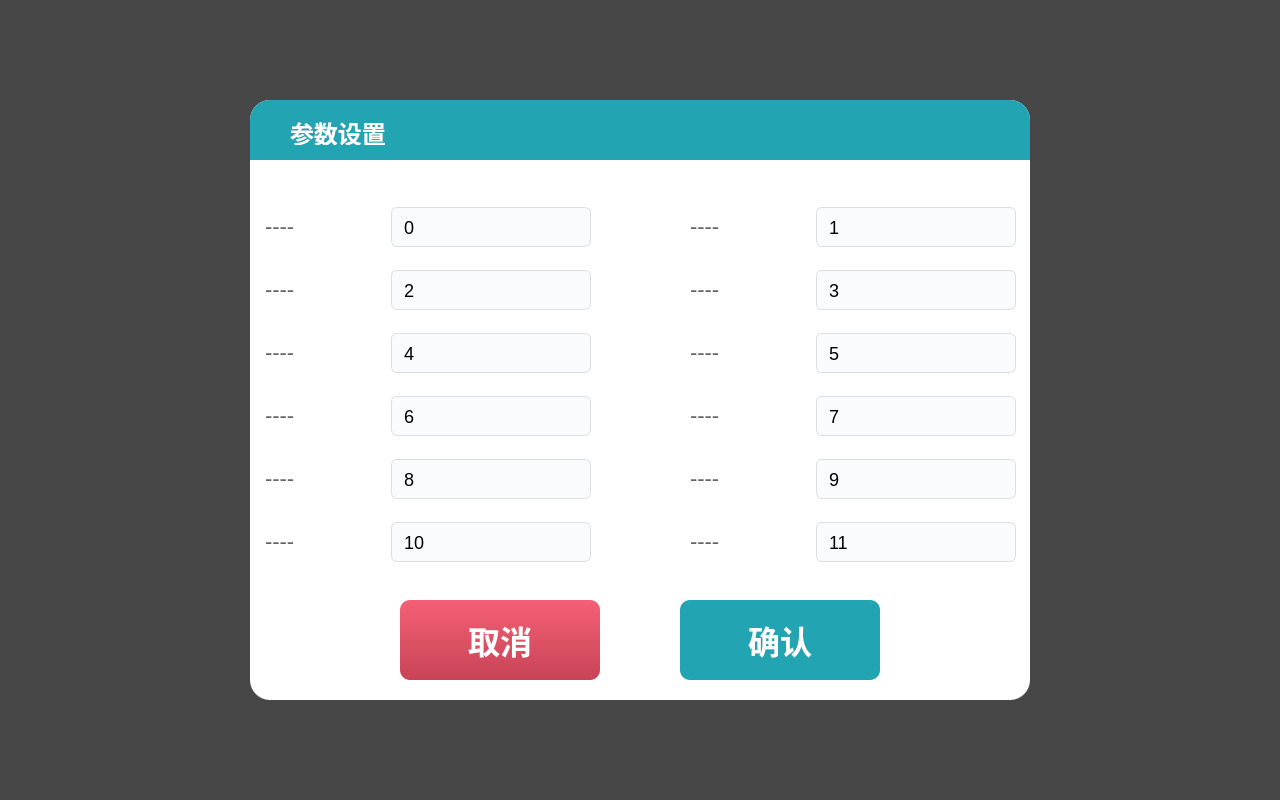
<?xml version="1.0" encoding="UTF-8"?>
<ui version="4.0">
 <class>DReagentParams</class>
 <widget class="QWidget" name="DReagentParams">
  <property name="geometry">
   <rect>
    <x>0</x>
    <y>0</y>
    <width>1280</width>
    <height>800</height>
   </rect>
  </property>
  <property name="windowTitle">
   <string>Form</string>
  </property>
  <property name="styleSheet">
   <string notr="true">image: none;
background: none;

background-color: rgba(0, 0, 0, 120);</string>
  </property>
  <layout class="QGridLayout" name="gridLayout">
   <item row="2" column="1">
    <spacer name="verticalSpacer_2">
     <property name="orientation">
      <enum>Qt::Vertical</enum>
     </property>
     <property name="sizeHint" stdset="0">
      <size>
       <width>20</width>
       <height>132</height>
      </size>
     </property>
    </spacer>
   </item>
   <item row="1" column="0">
    <spacer name="horizontalSpacer">
     <property name="orientation">
      <enum>Qt::Horizontal</enum>
     </property>
     <property name="sizeHint" stdset="0">
      <size>
       <width>232</width>
       <height>20</height>
      </size>
     </property>
    </spacer>
   </item>
   <item row="1" column="2">
    <spacer name="horizontalSpacer_2">
     <property name="orientation">
      <enum>Qt::Horizontal</enum>
     </property>
     <property name="sizeHint" stdset="0">
      <size>
       <width>232</width>
       <height>20</height>
      </size>
     </property>
    </spacer>
   </item>
   <item row="0" column="1">
    <spacer name="verticalSpacer">
     <property name="orientation">
      <enum>Qt::Vertical</enum>
     </property>
     <property name="sizeHint" stdset="0">
      <size>
       <width>20</width>
       <height>132</height>
      </size>
     </property>
    </spacer>
   </item>
   <item row="1" column="1">
    <widget class="QWidget" name="widget" native="true">
     <property name="minimumSize">
      <size>
       <width>780</width>
       <height>600</height>
      </size>
     </property>
     <property name="styleSheet">
      <string notr="true">image: none;
border-image: none;
background-image: none;

background: #FFFFFF;
border-radius: 20px;</string>
     </property>
     <widget class="QLabel" name="label_name">
      <property name="geometry">
       <rect>
        <x>40</x>
        <y>20</y>
        <width>241</width>
        <height>25</height>
       </rect>
      </property>
      <property name="styleSheet">
       <string notr="true">background: transparent;

width: 46px;
height: 23px;
font-family: PingFang SC;
font-weight: 500;
font-size: 24px;
color: #ffffff;
line-height: 34px;</string>
      </property>
      <property name="text">
       <string>参数设置</string>
      </property>
     </widget>
     <widget class="QWidget" name="layoutWidget">
      <property name="geometry">
       <rect>
        <x>15</x>
        <y>90</y>
        <width>751</width>
        <height>391</height>
       </rect>
      </property>
      <layout class="QGridLayout" name="gridLayout_2">
       <item row="3" column="1">
        <widget class="QLineEdit" name="edit_params_6">
         <property name="sizePolicy">
          <sizepolicy hsizetype="Fixed" vsizetype="Fixed">
           <horstretch>0</horstretch>
           <verstretch>0</verstretch>
          </sizepolicy>
         </property>
         <property name="minimumSize">
          <size>
           <width>200</width>
           <height>40</height>
          </size>
         </property>
         <property name="maximumSize">
          <size>
           <width>200</width>
           <height>40</height>
          </size>
         </property>
         <property name="styleSheet">
          <string notr="true">background: #FAFBFC;
border: 1px solid #DCDEE0;
border-radius: 6px;
font-size: 18px;
font-family: &quot;PingFang SC&quot;;
padding-left: 10px;</string>
         </property>
         <property name="text">
          <string>6</string>
         </property>
        </widget>
       </item>
       <item row="4" column="0">
        <widget class="QLabel" name="label_paramsName_8">
         <property name="sizePolicy">
          <sizepolicy hsizetype="Fixed" vsizetype="Minimum">
           <horstretch>0</horstretch>
           <verstretch>0</verstretch>
          </sizepolicy>
         </property>
         <property name="minimumSize">
          <size>
           <width>120</width>
           <height>25</height>
          </size>
         </property>
         <property name="maximumSize">
          <size>
           <width>120</width>
           <height>25</height>
          </size>
         </property>
         <property name="styleSheet">
          <string notr="true">font-size: 22px;
font-family: &quot;PingFang SC&quot;;
color: #666666;
</string>
         </property>
         <property name="text">
          <string>----</string>
         </property>
        </widget>
       </item>
       <item row="0" column="1">
        <widget class="QLineEdit" name="edit_params_0">
         <property name="sizePolicy">
          <sizepolicy hsizetype="Fixed" vsizetype="Fixed">
           <horstretch>0</horstretch>
           <verstretch>0</verstretch>
          </sizepolicy>
         </property>
         <property name="minimumSize">
          <size>
           <width>200</width>
           <height>40</height>
          </size>
         </property>
         <property name="maximumSize">
          <size>
           <width>200</width>
           <height>40</height>
          </size>
         </property>
         <property name="styleSheet">
          <string notr="true">background: #FAFBFC;
border: 1px solid #DCDEE0;
border-radius: 6px;
font-size: 18px;
font-family: &quot;PingFang SC&quot;;
padding-left: 10px;</string>
         </property>
         <property name="text">
          <string>0</string>
         </property>
        </widget>
       </item>
       <item row="3" column="3">
        <widget class="QLabel" name="label_paramsName_7">
         <property name="sizePolicy">
          <sizepolicy hsizetype="Fixed" vsizetype="Minimum">
           <horstretch>0</horstretch>
           <verstretch>0</verstretch>
          </sizepolicy>
         </property>
         <property name="minimumSize">
          <size>
           <width>120</width>
           <height>25</height>
          </size>
         </property>
         <property name="maximumSize">
          <size>
           <width>120</width>
           <height>25</height>
          </size>
         </property>
         <property name="styleSheet">
          <string notr="true">font-size: 22px;
font-family: &quot;PingFang SC&quot;;
color: #666666;
</string>
         </property>
         <property name="text">
          <string>----</string>
         </property>
        </widget>
       </item>
       <item row="0" column="3">
        <widget class="QLabel" name="label_paramsName_1">
         <property name="sizePolicy">
          <sizepolicy hsizetype="Fixed" vsizetype="Minimum">
           <horstretch>0</horstretch>
           <verstretch>0</verstretch>
          </sizepolicy>
         </property>
         <property name="minimumSize">
          <size>
           <width>120</width>
           <height>25</height>
          </size>
         </property>
         <property name="maximumSize">
          <size>
           <width>120</width>
           <height>25</height>
          </size>
         </property>
         <property name="styleSheet">
          <string notr="true">font-size: 22px;
font-family: &quot;PingFang SC&quot;;
color: #666666;
</string>
         </property>
         <property name="text">
          <string>----</string>
         </property>
        </widget>
       </item>
       <item row="0" column="4">
        <widget class="QLineEdit" name="edit_params_1">
         <property name="sizePolicy">
          <sizepolicy hsizetype="Fixed" vsizetype="Fixed">
           <horstretch>0</horstretch>
           <verstretch>0</verstretch>
          </sizepolicy>
         </property>
         <property name="minimumSize">
          <size>
           <width>200</width>
           <height>40</height>
          </size>
         </property>
         <property name="maximumSize">
          <size>
           <width>200</width>
           <height>40</height>
          </size>
         </property>
         <property name="styleSheet">
          <string notr="true">background: #FAFBFC;
border: 1px solid #DCDEE0;
border-radius: 6px;
font-size: 18px;
font-family: &quot;PingFang SC&quot;;
padding-left: 10px;</string>
         </property>
         <property name="text">
          <string>1</string>
         </property>
        </widget>
       </item>
       <item row="5" column="0">
        <widget class="QLabel" name="label_paramsName_10">
         <property name="sizePolicy">
          <sizepolicy hsizetype="Fixed" vsizetype="Minimum">
           <horstretch>0</horstretch>
           <verstretch>0</verstretch>
          </sizepolicy>
         </property>
         <property name="minimumSize">
          <size>
           <width>120</width>
           <height>25</height>
          </size>
         </property>
         <property name="maximumSize">
          <size>
           <width>120</width>
           <height>25</height>
          </size>
         </property>
         <property name="styleSheet">
          <string notr="true">font-size: 22px;
font-family: &quot;PingFang SC&quot;;
color: #666666;
</string>
         </property>
         <property name="text">
          <string>----</string>
         </property>
        </widget>
       </item>
       <item row="2" column="4">
        <widget class="QLineEdit" name="edit_params_5">
         <property name="sizePolicy">
          <sizepolicy hsizetype="Fixed" vsizetype="Fixed">
           <horstretch>0</horstretch>
           <verstretch>0</verstretch>
          </sizepolicy>
         </property>
         <property name="minimumSize">
          <size>
           <width>200</width>
           <height>40</height>
          </size>
         </property>
         <property name="maximumSize">
          <size>
           <width>200</width>
           <height>40</height>
          </size>
         </property>
         <property name="styleSheet">
          <string notr="true">background: #FAFBFC;
border: 1px solid #DCDEE0;
border-radius: 6px;
font-size: 18px;
font-family: &quot;PingFang SC&quot;;
padding-left: 10px;</string>
         </property>
         <property name="text">
          <string>5</string>
         </property>
        </widget>
       </item>
       <item row="5" column="4">
        <widget class="QLineEdit" name="edit_params_11">
         <property name="sizePolicy">
          <sizepolicy hsizetype="Fixed" vsizetype="Fixed">
           <horstretch>0</horstretch>
           <verstretch>0</verstretch>
          </sizepolicy>
         </property>
         <property name="minimumSize">
          <size>
           <width>200</width>
           <height>40</height>
          </size>
         </property>
         <property name="maximumSize">
          <size>
           <width>200</width>
           <height>40</height>
          </size>
         </property>
         <property name="styleSheet">
          <string notr="true">background: #FAFBFC;
border: 1px solid #DCDEE0;
border-radius: 6px;
font-size: 18px;
font-family: &quot;PingFang SC&quot;;
padding-left: 10px;</string>
         </property>
         <property name="text">
          <string>11</string>
         </property>
        </widget>
       </item>
       <item row="5" column="1">
        <widget class="QLineEdit" name="edit_params_10">
         <property name="sizePolicy">
          <sizepolicy hsizetype="Fixed" vsizetype="Fixed">
           <horstretch>0</horstretch>
           <verstretch>0</verstretch>
          </sizepolicy>
         </property>
         <property name="minimumSize">
          <size>
           <width>200</width>
           <height>40</height>
          </size>
         </property>
         <property name="maximumSize">
          <size>
           <width>200</width>
           <height>40</height>
          </size>
         </property>
         <property name="styleSheet">
          <string notr="true">background: #FAFBFC;
border: 1px solid #DCDEE0;
border-radius: 6px;
font-size: 18px;
font-family: &quot;PingFang SC&quot;;
padding-left: 10px;</string>
         </property>
         <property name="text">
          <string>10</string>
         </property>
        </widget>
       </item>
       <item row="5" column="3">
        <widget class="QLabel" name="label_paramsName_11">
         <property name="sizePolicy">
          <sizepolicy hsizetype="Fixed" vsizetype="Minimum">
           <horstretch>0</horstretch>
           <verstretch>0</verstretch>
          </sizepolicy>
         </property>
         <property name="minimumSize">
          <size>
           <width>120</width>
           <height>25</height>
          </size>
         </property>
         <property name="maximumSize">
          <size>
           <width>120</width>
           <height>25</height>
          </size>
         </property>
         <property name="styleSheet">
          <string notr="true">font-size: 22px;
font-family: &quot;PingFang SC&quot;;
color: #666666;
</string>
         </property>
         <property name="text">
          <string>----</string>
         </property>
        </widget>
       </item>
       <item row="4" column="1">
        <widget class="QLineEdit" name="edit_params_8">
         <property name="sizePolicy">
          <sizepolicy hsizetype="Fixed" vsizetype="Fixed">
           <horstretch>0</horstretch>
           <verstretch>0</verstretch>
          </sizepolicy>
         </property>
         <property name="minimumSize">
          <size>
           <width>200</width>
           <height>40</height>
          </size>
         </property>
         <property name="maximumSize">
          <size>
           <width>200</width>
           <height>40</height>
          </size>
         </property>
         <property name="styleSheet">
          <string notr="true">background: #FAFBFC;
border: 1px solid #DCDEE0;
border-radius: 6px;
font-size: 18px;
font-family: &quot;PingFang SC&quot;;
padding-left: 10px;</string>
         </property>
         <property name="text">
          <string>8</string>
         </property>
        </widget>
       </item>
       <item row="1" column="1">
        <widget class="QLineEdit" name="edit_params_2">
         <property name="sizePolicy">
          <sizepolicy hsizetype="Fixed" vsizetype="Fixed">
           <horstretch>0</horstretch>
           <verstretch>0</verstretch>
          </sizepolicy>
         </property>
         <property name="minimumSize">
          <size>
           <width>200</width>
           <height>40</height>
          </size>
         </property>
         <property name="maximumSize">
          <size>
           <width>200</width>
           <height>40</height>
          </size>
         </property>
         <property name="styleSheet">
          <string notr="true">background: #FAFBFC;
border: 1px solid #DCDEE0;
border-radius: 6px;
font-size: 18px;
font-family: &quot;PingFang SC&quot;;
padding-left: 10px;</string>
         </property>
         <property name="text">
          <string>2</string>
         </property>
        </widget>
       </item>
       <item row="4" column="3">
        <widget class="QLabel" name="label_paramsName_9">
         <property name="sizePolicy">
          <sizepolicy hsizetype="Fixed" vsizetype="Minimum">
           <horstretch>0</horstretch>
           <verstretch>0</verstretch>
          </sizepolicy>
         </property>
         <property name="minimumSize">
          <size>
           <width>120</width>
           <height>25</height>
          </size>
         </property>
         <property name="maximumSize">
          <size>
           <width>120</width>
           <height>25</height>
          </size>
         </property>
         <property name="styleSheet">
          <string notr="true">font-size: 22px;
font-family: &quot;PingFang SC&quot;;
color: #666666;
</string>
         </property>
         <property name="text">
          <string>----</string>
         </property>
        </widget>
       </item>
       <item row="4" column="4">
        <widget class="QLineEdit" name="edit_params_9">
         <property name="sizePolicy">
          <sizepolicy hsizetype="Fixed" vsizetype="Fixed">
           <horstretch>0</horstretch>
           <verstretch>0</verstretch>
          </sizepolicy>
         </property>
         <property name="minimumSize">
          <size>
           <width>200</width>
           <height>40</height>
          </size>
         </property>
         <property name="maximumSize">
          <size>
           <width>200</width>
           <height>40</height>
          </size>
         </property>
         <property name="styleSheet">
          <string notr="true">background: #FAFBFC;
border: 1px solid #DCDEE0;
border-radius: 6px;
font-size: 18px;
font-family: &quot;PingFang SC&quot;;
padding-left: 10px;</string>
         </property>
         <property name="text">
          <string>9</string>
         </property>
        </widget>
       </item>
       <item row="3" column="0">
        <widget class="QLabel" name="label_paramsName_6">
         <property name="sizePolicy">
          <sizepolicy hsizetype="Fixed" vsizetype="Minimum">
           <horstretch>0</horstretch>
           <verstretch>0</verstretch>
          </sizepolicy>
         </property>
         <property name="minimumSize">
          <size>
           <width>120</width>
           <height>25</height>
          </size>
         </property>
         <property name="maximumSize">
          <size>
           <width>120</width>
           <height>25</height>
          </size>
         </property>
         <property name="styleSheet">
          <string notr="true">font-size: 22px;
font-family: &quot;PingFang SC&quot;;
color: #666666;
</string>
         </property>
         <property name="text">
          <string>----</string>
         </property>
        </widget>
       </item>
       <item row="1" column="4">
        <widget class="QLineEdit" name="edit_params_3">
         <property name="sizePolicy">
          <sizepolicy hsizetype="Fixed" vsizetype="Fixed">
           <horstretch>0</horstretch>
           <verstretch>0</verstretch>
          </sizepolicy>
         </property>
         <property name="minimumSize">
          <size>
           <width>200</width>
           <height>40</height>
          </size>
         </property>
         <property name="maximumSize">
          <size>
           <width>200</width>
           <height>40</height>
          </size>
         </property>
         <property name="styleSheet">
          <string notr="true">background: #FAFBFC;
border: 1px solid #DCDEE0;
border-radius: 6px;
font-size: 18px;
font-family: &quot;PingFang SC&quot;;
padding-left: 10px;</string>
         </property>
         <property name="text">
          <string>3</string>
         </property>
        </widget>
       </item>
       <item row="3" column="4">
        <widget class="QLineEdit" name="edit_params_7">
         <property name="sizePolicy">
          <sizepolicy hsizetype="Fixed" vsizetype="Fixed">
           <horstretch>0</horstretch>
           <verstretch>0</verstretch>
          </sizepolicy>
         </property>
         <property name="minimumSize">
          <size>
           <width>200</width>
           <height>40</height>
          </size>
         </property>
         <property name="maximumSize">
          <size>
           <width>200</width>
           <height>40</height>
          </size>
         </property>
         <property name="styleSheet">
          <string notr="true">background: #FAFBFC;
border: 1px solid #DCDEE0;
border-radius: 6px;
font-size: 18px;
font-family: &quot;PingFang SC&quot;;
padding-left: 10px;</string>
         </property>
         <property name="text">
          <string>7</string>
         </property>
        </widget>
       </item>
       <item row="1" column="3">
        <widget class="QLabel" name="label_paramsName_3">
         <property name="sizePolicy">
          <sizepolicy hsizetype="Fixed" vsizetype="Minimum">
           <horstretch>0</horstretch>
           <verstretch>0</verstretch>
          </sizepolicy>
         </property>
         <property name="minimumSize">
          <size>
           <width>120</width>
           <height>25</height>
          </size>
         </property>
         <property name="maximumSize">
          <size>
           <width>120</width>
           <height>25</height>
          </size>
         </property>
         <property name="styleSheet">
          <string notr="true">font-size: 22px;
font-family: &quot;PingFang SC&quot;;
color: #666666;
</string>
         </property>
         <property name="text">
          <string>----</string>
         </property>
        </widget>
       </item>
       <item row="2" column="3">
        <widget class="QLabel" name="label_paramsName_5">
         <property name="sizePolicy">
          <sizepolicy hsizetype="Fixed" vsizetype="Minimum">
           <horstretch>0</horstretch>
           <verstretch>0</verstretch>
          </sizepolicy>
         </property>
         <property name="minimumSize">
          <size>
           <width>120</width>
           <height>25</height>
          </size>
         </property>
         <property name="maximumSize">
          <size>
           <width>120</width>
           <height>25</height>
          </size>
         </property>
         <property name="styleSheet">
          <string notr="true">font-size: 22px;
font-family: &quot;PingFang SC&quot;;
color: #666666;
</string>
         </property>
         <property name="text">
          <string>----</string>
         </property>
        </widget>
       </item>
       <item row="1" column="0">
        <widget class="QLabel" name="label_paramsName_2">
         <property name="sizePolicy">
          <sizepolicy hsizetype="Fixed" vsizetype="Minimum">
           <horstretch>0</horstretch>
           <verstretch>0</verstretch>
          </sizepolicy>
         </property>
         <property name="minimumSize">
          <size>
           <width>120</width>
           <height>25</height>
          </size>
         </property>
         <property name="maximumSize">
          <size>
           <width>120</width>
           <height>25</height>
          </size>
         </property>
         <property name="styleSheet">
          <string notr="true">font-size: 22px;
font-family: &quot;PingFang SC&quot;;
color: #666666;
</string>
         </property>
         <property name="text">
          <string>----</string>
         </property>
        </widget>
       </item>
       <item row="2" column="1">
        <widget class="QLineEdit" name="edit_params_4">
         <property name="sizePolicy">
          <sizepolicy hsizetype="Fixed" vsizetype="Fixed">
           <horstretch>0</horstretch>
           <verstretch>0</verstretch>
          </sizepolicy>
         </property>
         <property name="minimumSize">
          <size>
           <width>200</width>
           <height>40</height>
          </size>
         </property>
         <property name="maximumSize">
          <size>
           <width>200</width>
           <height>40</height>
          </size>
         </property>
         <property name="styleSheet">
          <string notr="true">background: #FAFBFC;
border: 1px solid #DCDEE0;
border-radius: 6px;
font-size: 18px;
font-family: &quot;PingFang SC&quot;;
padding-left: 10px;</string>
         </property>
         <property name="text">
          <string>4</string>
         </property>
        </widget>
       </item>
       <item row="2" column="0">
        <widget class="QLabel" name="label_paramsName_4">
         <property name="sizePolicy">
          <sizepolicy hsizetype="Fixed" vsizetype="Minimum">
           <horstretch>0</horstretch>
           <verstretch>0</verstretch>
          </sizepolicy>
         </property>
         <property name="minimumSize">
          <size>
           <width>120</width>
           <height>25</height>
          </size>
         </property>
         <property name="maximumSize">
          <size>
           <width>120</width>
           <height>25</height>
          </size>
         </property>
         <property name="styleSheet">
          <string notr="true">font-size: 22px;
font-family: &quot;PingFang SC&quot;;
color: #666666;
</string>
         </property>
         <property name="text">
          <string>----</string>
         </property>
        </widget>
       </item>
       <item row="0" column="0">
        <widget class="QLabel" name="label_paramsName_0">
         <property name="sizePolicy">
          <sizepolicy hsizetype="Fixed" vsizetype="Minimum">
           <horstretch>0</horstretch>
           <verstretch>0</verstretch>
          </sizepolicy>
         </property>
         <property name="minimumSize">
          <size>
           <width>120</width>
           <height>25</height>
          </size>
         </property>
         <property name="maximumSize">
          <size>
           <width>120</width>
           <height>25</height>
          </size>
         </property>
         <property name="styleSheet">
          <string notr="true">font-size: 22px;
font-family: &quot;PingFang SC&quot;;
color: #666666;
</string>
         </property>
         <property name="text">
          <string>----</string>
         </property>
        </widget>
       </item>
       <item row="0" column="2">
        <spacer name="horizontalSpacer_3">
         <property name="orientation">
          <enum>Qt::Horizontal</enum>
         </property>
         <property name="sizeHint" stdset="0">
          <size>
           <width>40</width>
           <height>20</height>
          </size>
         </property>
        </spacer>
       </item>
      </layout>
     </widget>
     <widget class="QPushButton" name="btn_no">
      <property name="geometry">
       <rect>
        <x>150</x>
        <y>500</y>
        <width>200</width>
        <height>80</height>
       </rect>
      </property>
      <property name="sizePolicy">
       <sizepolicy hsizetype="Expanding" vsizetype="Expanding">
        <horstretch>0</horstretch>
        <verstretch>0</verstretch>
       </sizepolicy>
      </property>
      <property name="maximumSize">
       <size>
        <width>1111</width>
        <height>1111</height>
       </size>
      </property>
      <property name="styleSheet">
       <string notr="true">background: transparent;
background-color: qlineargradient(spread:pad, x1:0, y1:0, x2:0, y2:1, stop:0 rgba(244, 96, 117, 255), stop:1 rgba(201, 67, 86, 255));
border-radius: 10px;
font-weight: bold;
color: white;
font-size: 32px;
font-family: PingFang SC;</string>
      </property>
      <property name="text">
       <string>取消</string>
      </property>
      <property name="flat">
       <bool>true</bool>
      </property>
     </widget>
     <widget class="QPushButton" name="btn_yes">
      <property name="geometry">
       <rect>
        <x>430</x>
        <y>500</y>
        <width>200</width>
        <height>80</height>
       </rect>
      </property>
      <property name="sizePolicy">
       <sizepolicy hsizetype="Expanding" vsizetype="Expanding">
        <horstretch>0</horstretch>
        <verstretch>0</verstretch>
       </sizepolicy>
      </property>
      <property name="maximumSize">
       <size>
        <width>1111</width>
        <height>1111</height>
       </size>
      </property>
      <property name="styleSheet">
       <string notr="true">background: #22A4B3;
border-radius: 10px;

font-family: PingFang SC;
font-weight: bold;
font-size: 32px;
color: #FFFFFF;
line-height: 42px;</string>
      </property>
      <property name="text">
       <string>确认</string>
      </property>
      <property name="flat">
       <bool>true</bool>
      </property>
     </widget>
     <widget class="QWidget" name="widget_5" native="true">
      <property name="geometry">
       <rect>
        <x>0</x>
        <y>0</y>
        <width>780</width>
        <height>60</height>
       </rect>
      </property>
      <property name="minimumSize">
       <size>
        <width>480</width>
        <height>40</height>
       </size>
      </property>
      <property name="styleSheet">
       <string notr="true">border: none;
background: none;
image: none;

background: #22a4b3;

border-top-left-radius: 20px;
border-top-right-radius: 20px;
border-bottom-left-radius: 0px;
border-bottom-right-radius: 0px;</string>
      </property>
     </widget>
     <zorder>widget_5</zorder>
     <zorder>label_name</zorder>
     <zorder>layoutWidget</zorder>
     <zorder>btn_no</zorder>
     <zorder>btn_yes</zorder>
    </widget>
   </item>
  </layout>
 </widget>
 <resources/>
 <connections/>
</ui>
